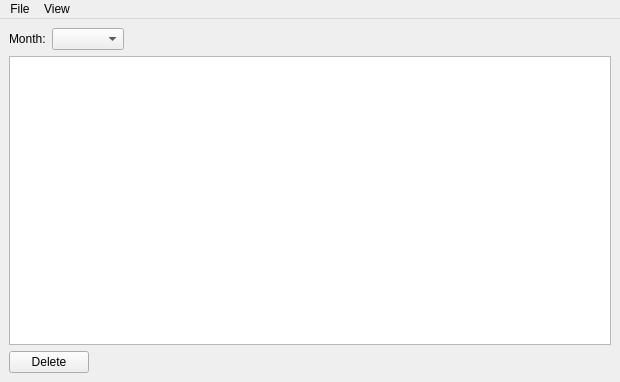
<?xml version="1.0" encoding="UTF-8"?>
<ui version="4.0">
 <class>Advances</class>
 <widget class="QMainWindow" name="Advances">
  <property name="geometry">
   <rect>
    <x>0</x>
    <y>0</y>
    <width>620</width>
    <height>382</height>
   </rect>
  </property>
  <property name="windowTitle">
   <string>Mid Month</string>
  </property>
  <property name="windowIcon">
   <iconset resource="pngs.qrc">
    <normaloff>:/downloads/newicons/mid-month-calendar.png</normaloff>:/downloads/newicons/mid-month-calendar.png</iconset>
  </property>
  <widget class="QWidget" name="centralwidget">
   <layout class="QVBoxLayout" name="verticalLayout">
    <item>
     <layout class="QHBoxLayout" name="horizontalLayout">
      <item>
       <widget class="QLabel" name="label">
        <property name="text">
         <string>Month:</string>
        </property>
       </widget>
      </item>
      <item>
       <widget class="QComboBox" name="cboMonths"/>
      </item>
      <item>
       <spacer name="horizontalSpacer">
        <property name="orientation">
         <enum>Qt::Horizontal</enum>
        </property>
        <property name="sizeHint" stdset="0">
         <size>
          <width>40</width>
          <height>20</height>
         </size>
        </property>
       </spacer>
      </item>
     </layout>
    </item>
    <item>
     <widget class="CustomQueryView" name="lstAdvances"/>
    </item>
    <item>
     <layout class="QHBoxLayout" name="horizontalLayout_2">
      <item>
       <widget class="QPushButton" name="cmdDelete">
        <property name="text">
         <string>Delete</string>
        </property>
       </widget>
      </item>
      <item>
       <spacer name="horizontalSpacer_2">
        <property name="orientation">
         <enum>Qt::Horizontal</enum>
        </property>
        <property name="sizeHint" stdset="0">
         <size>
          <width>40</width>
          <height>20</height>
         </size>
        </property>
       </spacer>
      </item>
     </layout>
    </item>
   </layout>
  </widget>
  <widget class="QMenuBar" name="menubar">
   <property name="geometry">
    <rect>
     <x>0</x>
     <y>0</y>
     <width>620</width>
     <height>21</height>
    </rect>
   </property>
   <widget class="QMenu" name="menuFile">
    <property name="title">
     <string>File</string>
    </property>
    <addaction name="actionNew_Advance"/>
   </widget>
   <widget class="QMenu" name="menuView">
    <property name="title">
     <string>View</string>
    </property>
    <addaction name="actionRefresh"/>
   </widget>
   <addaction name="menuFile"/>
   <addaction name="menuView"/>
  </widget>
  <action name="actionNew_Advance">
   <property name="text">
    <string>New Advance</string>
   </property>
   <property name="shortcut">
    <string>Ctrl+N</string>
   </property>
  </action>
  <action name="actionRefresh">
   <property name="text">
    <string>Refresh</string>
   </property>
  </action>
 </widget>
 <customwidgets>
  <customwidget>
   <class>CustomQueryView</class>
   <extends>QTreeView</extends>
   <header>customqueryview.h</header>
  </customwidget>
 </customwidgets>
 <resources>
  <include location="pngs.qrc"/>
 </resources>
 <connections/>
</ui>
